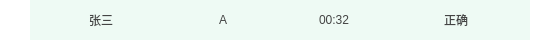
<?xml version="1.0" encoding="UTF-8"?>
<ui version="4.0">
 <class>StudentStat</class>
 <widget class="QWidget" name="StudentStat">
  <property name="geometry">
   <rect>
    <x>0</x>
    <y>0</y>
    <width>560</width>
    <height>40</height>
   </rect>
  </property>
  <property name="minimumSize">
   <size>
    <width>560</width>
    <height>40</height>
   </size>
  </property>
  <property name="windowTitle">
   <string>StudentStat</string>
  </property>
  <property name="styleSheet">
   <string notr="true">QWidget#StudentStat{
background-color: rgb(238, 250, 244);
}
</string>
  </property>
  <layout class="QHBoxLayout" name="horizontalLayout">
   <property name="spacing">
    <number>0</number>
   </property>
   <property name="leftMargin">
    <number>0</number>
   </property>
   <property name="topMargin">
    <number>0</number>
   </property>
   <property name="rightMargin">
    <number>0</number>
   </property>
   <property name="bottomMargin">
    <number>0</number>
   </property>
   <item>
    <layout class="QHBoxLayout" name="horizontalLayout_2">
     <property name="spacing">
      <number>0</number>
     </property>
     <item>
      <widget class="QLabel" name="label_2">
       <property name="minimumSize">
        <size>
         <width>30</width>
         <height>0</height>
        </size>
       </property>
       <property name="maximumSize">
        <size>
         <width>30</width>
         <height>16777215</height>
        </size>
       </property>
       <property name="styleSheet">
        <string notr="true">background-color: rgb(255,255,255);</string>
       </property>
       <property name="text">
        <string/>
       </property>
      </widget>
     </item>
     <item>
      <widget class="QWidget" name="widget" native="true">
       <property name="styleSheet">
        <string notr="true">QWidget#widget{
background-color: rgb(238, 250, 244);
}</string>
       </property>
       <layout class="QHBoxLayout" name="horizontalLayout_3">
        <property name="spacing">
         <number>0</number>
        </property>
        <property name="leftMargin">
         <number>0</number>
        </property>
        <property name="topMargin">
         <number>0</number>
        </property>
        <property name="rightMargin">
         <number>0</number>
        </property>
        <property name="bottomMargin">
         <number>0</number>
        </property>
        <item>
         <spacer name="horizontalSpacer_2">
          <property name="orientation">
           <enum>Qt::Horizontal</enum>
          </property>
          <property name="sizeType">
           <enum>QSizePolicy::Fixed</enum>
          </property>
          <property name="sizeHint" stdset="0">
           <size>
            <width>29</width>
            <height>20</height>
           </size>
          </property>
         </spacer>
        </item>
        <item>
         <widget class="QLabel" name="label">
          <property name="minimumSize">
           <size>
            <width>20</width>
            <height>20</height>
           </size>
          </property>
          <property name="maximumSize">
           <size>
            <width>20</width>
            <height>20</height>
           </size>
          </property>
          <property name="styleSheet">
           <string notr="true">border-image: url(:/button/img/button/head.png);</string>
          </property>
          <property name="text">
           <string/>
          </property>
         </widget>
        </item>
        <item>
         <spacer name="horizontalSpacer">
          <property name="orientation">
           <enum>Qt::Horizontal</enum>
          </property>
          <property name="sizeType">
           <enum>QSizePolicy::Fixed</enum>
          </property>
          <property name="sizeHint" stdset="0">
           <size>
            <width>10</width>
            <height>20</height>
           </size>
          </property>
         </spacer>
        </item>
        <item alignment="Qt::AlignLeft">
         <widget class="QLabel" name="label_name">
          <property name="minimumSize">
           <size>
            <width>130</width>
            <height>0</height>
           </size>
          </property>
          <property name="maximumSize">
           <size>
            <width>130</width>
            <height>16777215</height>
           </size>
          </property>
          <property name="styleSheet">
           <string notr="true">color: rgb(68, 68, 68);
font: 10pt &quot;微软雅黑&quot;;</string>
          </property>
          <property name="text">
           <string>张三</string>
          </property>
         </widget>
        </item>
        <item alignment="Qt::AlignHCenter">
         <widget class="QLabel" name="label_answer">
          <property name="minimumSize">
           <size>
            <width>100</width>
            <height>0</height>
           </size>
          </property>
          <property name="maximumSize">
           <size>
            <width>100</width>
            <height>16777215</height>
           </size>
          </property>
          <property name="styleSheet">
           <string notr="true">color: rgb(68, 68, 68);
font: 10pt &quot;微软雅黑&quot;;</string>
          </property>
          <property name="text">
           <string>A</string>
          </property>
         </widget>
        </item>
        <item alignment="Qt::AlignHCenter">
         <widget class="QLabel" name="label_time">
          <property name="minimumSize">
           <size>
            <width>125</width>
            <height>0</height>
           </size>
          </property>
          <property name="maximumSize">
           <size>
            <width>125</width>
            <height>16777215</height>
           </size>
          </property>
          <property name="styleSheet">
           <string notr="true">color: rgb(68, 68, 68);
font: 10pt &quot;微软雅黑&quot;;</string>
          </property>
          <property name="text">
           <string>00:32</string>
          </property>
         </widget>
        </item>
        <item alignment="Qt::AlignHCenter">
         <widget class="QLabel" name="label_right">
          <property name="minimumSize">
           <size>
            <width>55</width>
            <height>0</height>
           </size>
          </property>
          <property name="maximumSize">
           <size>
            <width>55</width>
            <height>16777215</height>
           </size>
          </property>
          <property name="styleSheet">
           <string notr="true">color: rgb(68, 68, 68);
font: 10pt &quot;微软雅黑&quot;;
</string>
          </property>
          <property name="text">
           <string>正确</string>
          </property>
         </widget>
        </item>
        <item>
         <spacer name="horizontalSpacer_5">
          <property name="orientation">
           <enum>Qt::Horizontal</enum>
          </property>
          <property name="sizeType">
           <enum>QSizePolicy::Fixed</enum>
          </property>
          <property name="sizeHint" stdset="0">
           <size>
            <width>30</width>
            <height>20</height>
           </size>
          </property>
         </spacer>
        </item>
       </layout>
      </widget>
     </item>
     <item>
      <widget class="QLabel" name="label_3">
       <property name="minimumSize">
        <size>
         <width>30</width>
         <height>0</height>
        </size>
       </property>
       <property name="maximumSize">
        <size>
         <width>30</width>
         <height>16777215</height>
        </size>
       </property>
       <property name="styleSheet">
        <string notr="true">background-color: rgb(255,255,255);</string>
       </property>
       <property name="text">
        <string/>
       </property>
      </widget>
     </item>
    </layout>
   </item>
  </layout>
 </widget>
 <layoutdefault spacing="6" margin="11"/>
 <resources>
  <include location="../../VLive/VLive.qrc"/>
 </resources>
 <connections/>
</ui>
